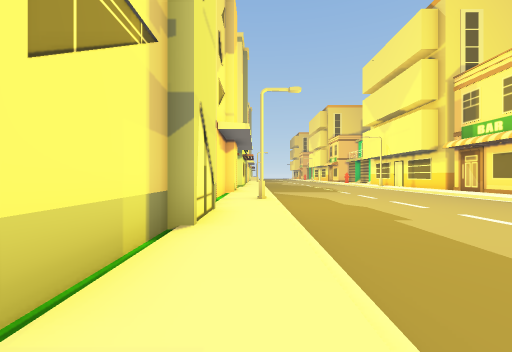
view 1 (above)

20 first-person views from a walk through a Unity game level. The camera is 1.3 m above the floor, looks level and sees 90° across. The floor is counted in squares, 2 m on a side. Each view is taken from the middle of a square. On the plan, view 1 faces up. The plan holds only what a view shows up to about 9 squares ahead; the rest is blank. The place goes on beyond the plan. The player character is not drawn.

view 2
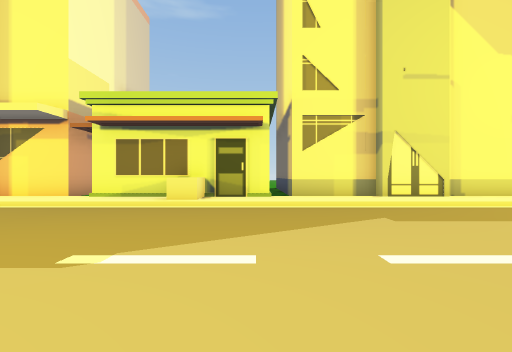

view 3
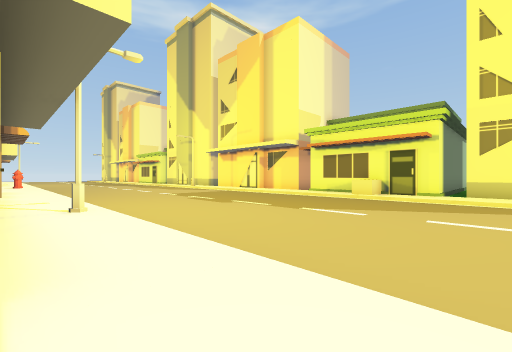

view 4
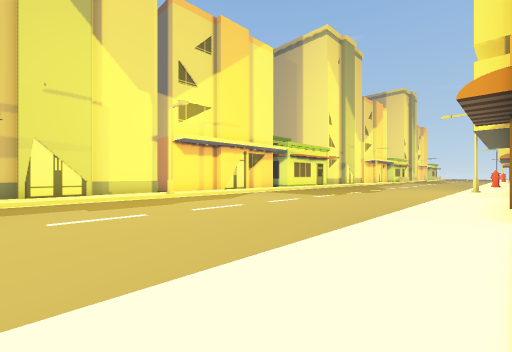

view 5
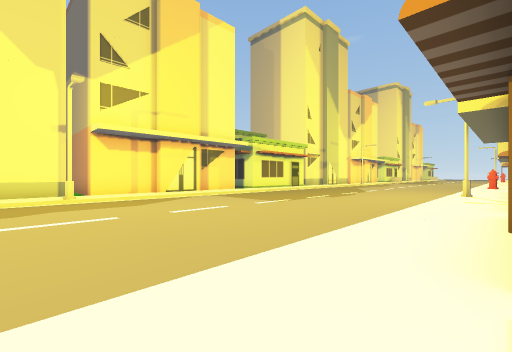

view 6
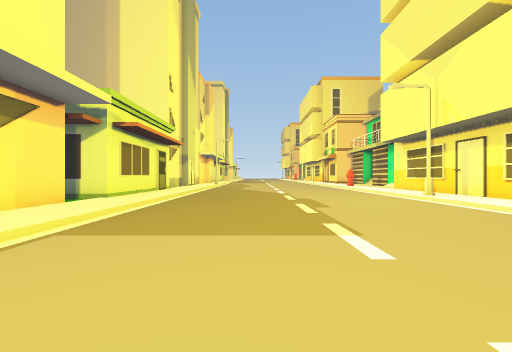

view 7
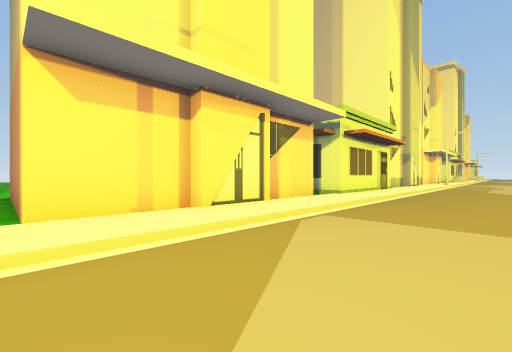

view 8
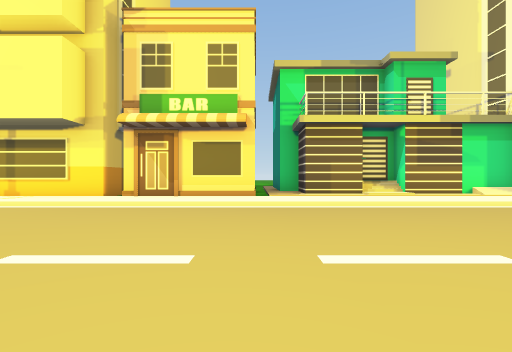

view 9
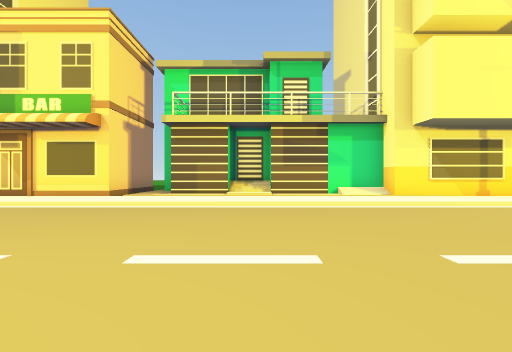

view 10
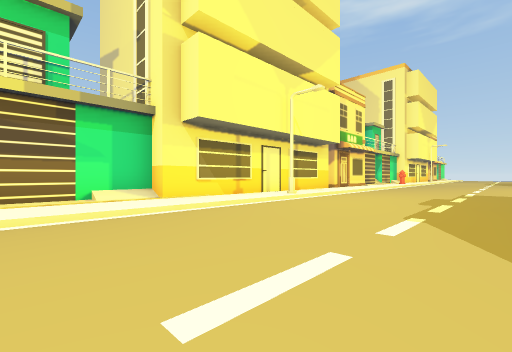

view 11
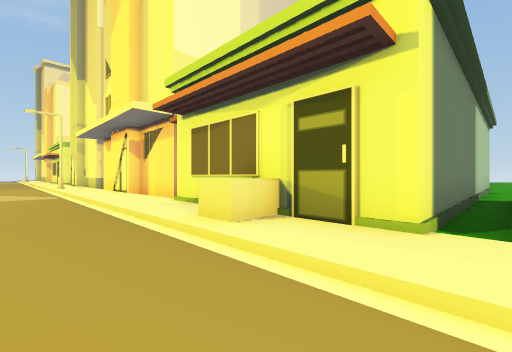

view 12
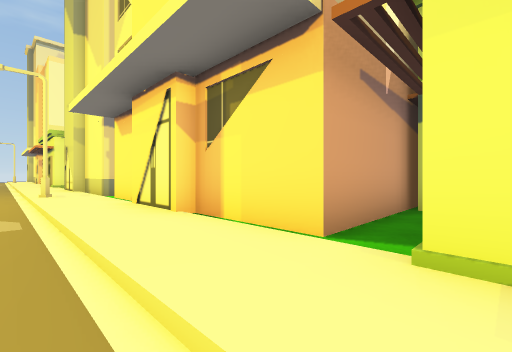

view 13
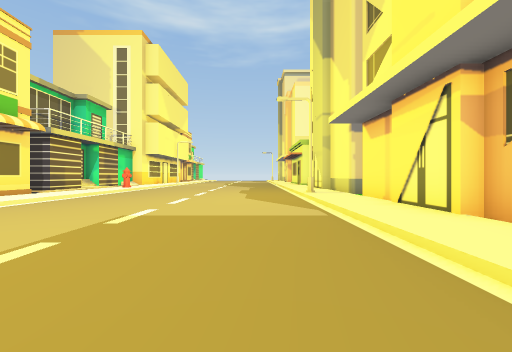

view 14
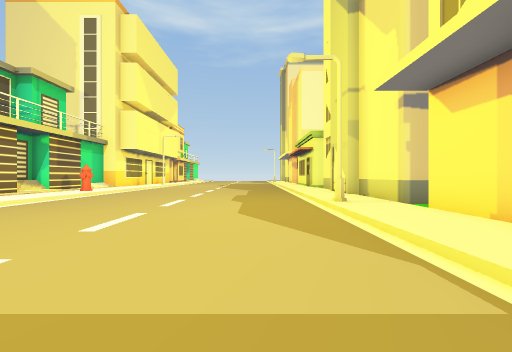

view 15
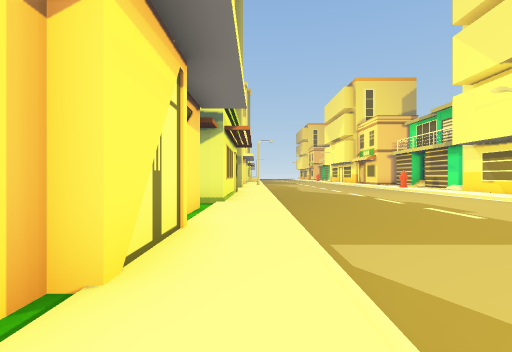

view 16
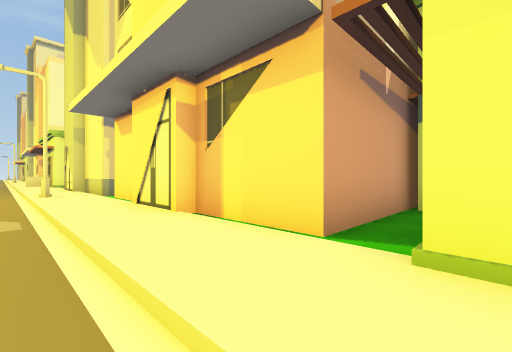

view 17
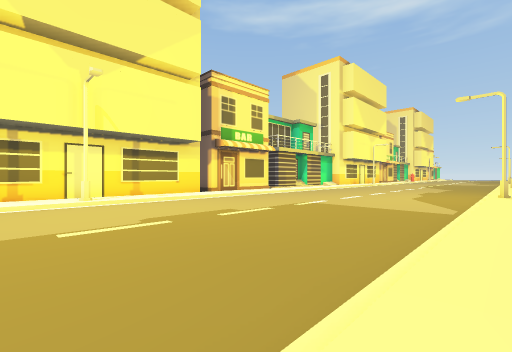

view 18
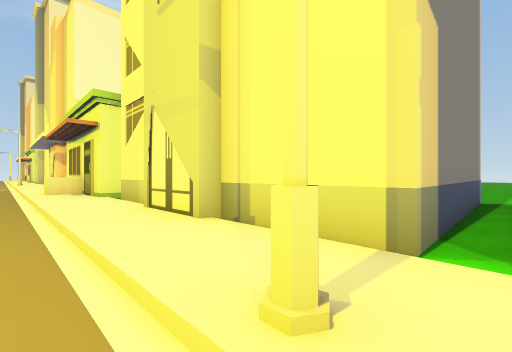

view 19
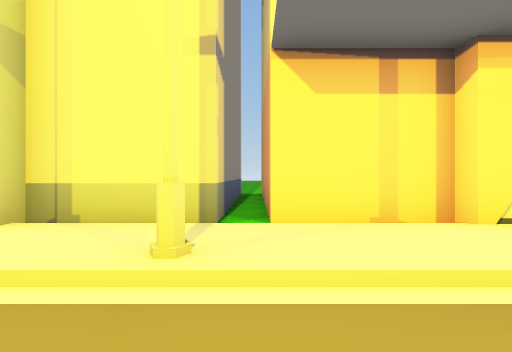

view 20
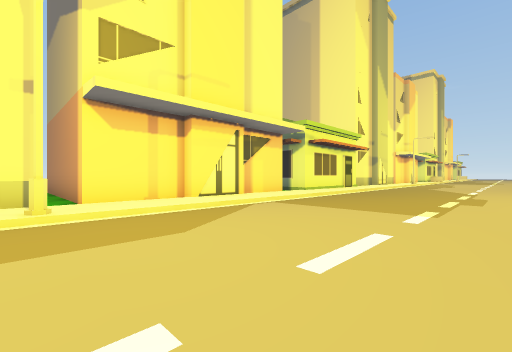

### Floor plan
Key: @ floor where view 1 was taken; # wall or solid block; . main floor; : floor 0.25 m higher than the main floor; / step, stairs or slope; ^ raised ledge; O other object.
Columns run from 10 left of view 1 to 11 right of it. Each row starts with its distance up from view 1.
 18          O:.......:O
 17          O:.......:O
 16        OOO:.......OO
 15       O::::.......:O
 14        OO::.......:O
 13         O::.......:OOO
 12          O:.......::
 11          O:.......:#
 10         O::.......:#
  9     OOOOO::.......:#
  8 :::::::::::.......:###
  7 ::  OOOOO:O.......:::#
  6         O::.......::##
  5          O:.......:/##
  4          O:.......://#
  3         O::.......::##
  2         O::.......::#
  1 ::::   OO::.......::#
  0 OOOOOOOOOO@.......:O#
 -1          O:.......:O
 -2          O^.......:O
 -3          O:.......:O
 -4        OOO:.......OO
 -5      OO::::.......:O
 -6        OO::.......:O
 -7         O::.......:O
 -8          O:.......::
 -9          O:.......:#
-10         O::.......:#
-11         O::.......:#
-12          ::.......:#
-13         O:O.......::
-14         O::.......::
-15          O:.......:/##
-16          O:.......://#

Positions as (right, up) in squares from view 1, and headings:
1: (0, 0), facing up
2: (6, 0), facing left
3: (9, 2), facing down-left
4: (9, 3), facing up-left
5: (9, 6), facing up-left
6: (3, 9), facing up
7: (3, 8), facing up-left
8: (2, 8), facing right
9: (2, 4), facing right
10: (3, 3), facing down-right
11: (2, 1), facing down-left
12: (1, -4), facing down-left
13: (2, -4), facing down
14: (2, -7), facing down
15: (0, 9), facing up
16: (1, 16), facing down-left
17: (0, 18), facing down-right
18: (1, 8), facing down-left
19: (2, 8), facing left
20: (5, 7), facing up-left
